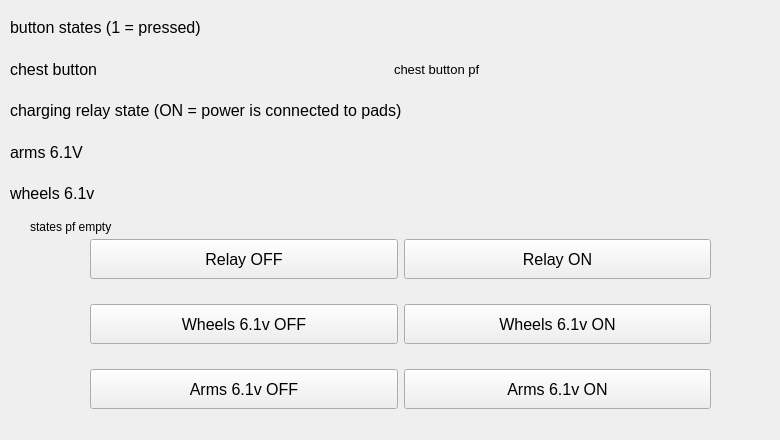
        <widget class="QWidget" name="states">
         <widget class="QWidget" name="verticalLayoutWidget_3">
          <property name="geometry">
           <rect>
            <x>10</x>
            <y>10</y>
            <width>761</width>
            <height>201</height>
           </rect>
          </property>
          <layout class="QVBoxLayout" name="verticalLayout_4">
           <item>
            <widget class="QLabel" name="states_buttons">
             <property name="font">
              <font>
               <pointsize>12</pointsize>
               <weight>50</weight>
               <bold>false</bold>
              </font>
             </property>
             <property name="text">
              <string>button states (1 = pressed)</string>
             </property>
            </widget>
           </item>
           <item>
            <layout class="QHBoxLayout" name="horizontalLayout_25">
             <item>
              <widget class="QLabel" name="states_chest">
               <property name="font">
                <font>
                 <pointsize>12</pointsize>
                 <weight>50</weight>
                 <bold>false</bold>
                </font>
               </property>
               <property name="text">
                <string>chest button</string>
               </property>
              </widget>
             </item>
             <item>
              <widget class="QLabel" name="states_chest_passfail">
               <property name="font">
                <font>
                 <pointsize>10</pointsize>
                </font>
               </property>
               <property name="text">
                <string>chest button pf</string>
               </property>
              </widget>
             </item>
            </layout>
           </item>
           <item>
            <widget class="QLabel" name="states_relay">
             <property name="font">
              <font>
               <pointsize>12</pointsize>
               <weight>50</weight>
               <bold>false</bold>
              </font>
             </property>
             <property name="text">
              <string>charging relay state (ON = power is connected to pads)</string>
             </property>
            </widget>
           </item>
           <item>
            <widget class="QLabel" name="states_arms_61">
             <property name="font">
              <font>
               <pointsize>12</pointsize>
               <weight>50</weight>
               <bold>false</bold>
              </font>
             </property>
             <property name="text">
              <string>arms 6.1V</string>
             </property>
            </widget>
           </item>
           <item>
            <widget class="QLabel" name="states_wheel_61">
             <property name="font">
              <font>
               <pointsize>12</pointsize>
               <weight>50</weight>
               <bold>false</bold>
              </font>
             </property>
             <property name="text">
              <string>wheels 6.1v</string>
             </property>
            </widget>
           </item>
          </layout>
         </widget>
         <widget class="QLabel" name="states_passfail_empty">
          <property name="geometry">
           <rect>
            <x>30</x>
            <y>210</y>
            <width>375</width>
            <height>33</height>
           </rect>
          </property>
          <property name="text">
           <string>states pf empty</string>
          </property>
         </widget>
         <widget class="QWidget" name="verticalLayoutWidget_9">
          <property name="geometry">
           <rect>
            <x>90</x>
            <y>220</y>
            <width>621</width>
            <height>211</height>
           </rect>
          </property>
          <layout class="QVBoxLayout" name="verticalLayout_10">
           <item>
            <layout class="QHBoxLayout" name="horizontalLayout_57">
             <item>
              <widget class="QPushButton" name="states_relay_off">
               <property name="maximumSize">
                <size>
                 <width>16777215</width>
                 <height>40</height>
                </size>
               </property>
               <property name="font">
                <font>
                 <pointsize>12</pointsize>
                </font>
               </property>
               <property name="text">
                <string>Relay OFF</string>
               </property>
              </widget>
             </item>
             <item>
              <widget class="QPushButton" name="states_relay_on">
               <property name="maximumSize">
                <size>
                 <width>16777215</width>
                 <height>40</height>
                </size>
               </property>
               <property name="font">
                <font>
                 <pointsize>12</pointsize>
                </font>
               </property>
               <property name="text">
                <string>Relay ON</string>
               </property>
              </widget>
             </item>
            </layout>
           </item>
           <item>
            <layout class="QHBoxLayout" name="horizontalLayout_5">
             <item>
              <widget class="QPushButton" name="states_wheels_61_off">
               <property name="maximumSize">
                <size>
                 <width>16777215</width>
                 <height>40</height>
                </size>
               </property>
               <property name="font">
                <font>
                 <pointsize>12</pointsize>
                </font>
               </property>
               <property name="text">
                <string>Wheels 6.1v OFF</string>
               </property>
              </widget>
             </item>
             <item>
              <widget class="QPushButton" name="states_wheels_61_on">
               <property name="maximumSize">
                <size>
                 <width>16777215</width>
                 <height>40</height>
                </size>
               </property>
               <property name="font">
                <font>
                 <pointsize>12</pointsize>
                </font>
               </property>
               <property name="text">
                <string>Wheels 6.1v ON</string>
               </property>
              </widget>
             </item>
            </layout>
           </item>
           <item>
            <layout class="QHBoxLayout" name="horizontalLayout_58">
             <property name="sizeConstraint">
              <enum>QLayout::SetDefaultConstraint</enum>
             </property>
             <item>
              <widget class="QPushButton" name="states_arms_61_off">
               <property name="maximumSize">
                <size>
                 <width>16777215</width>
                 <height>40</height>
                </size>
               </property>
               <property name="font">
                <font>
                 <pointsize>12</pointsize>
                </font>
               </property>
               <property name="text">
                <string>Arms 6.1v OFF</string>
               </property>
              </widget>
             </item>
             <item>
              <widget class="QPushButton" name="states_arms_61_on">
               <property name="maximumSize">
                <size>
                 <width>16777215</width>
                 <height>40</height>
                </size>
               </property>
               <property name="font">
                <font>
                 <pointsize>12</pointsize>
                </font>
               </property>
               <property name="text">
                <string>Arms 6.1v ON</string>
               </property>
              </widget>
             </item>
            </layout>
           </item>
          </layout>
         </widget>
        </widget>
